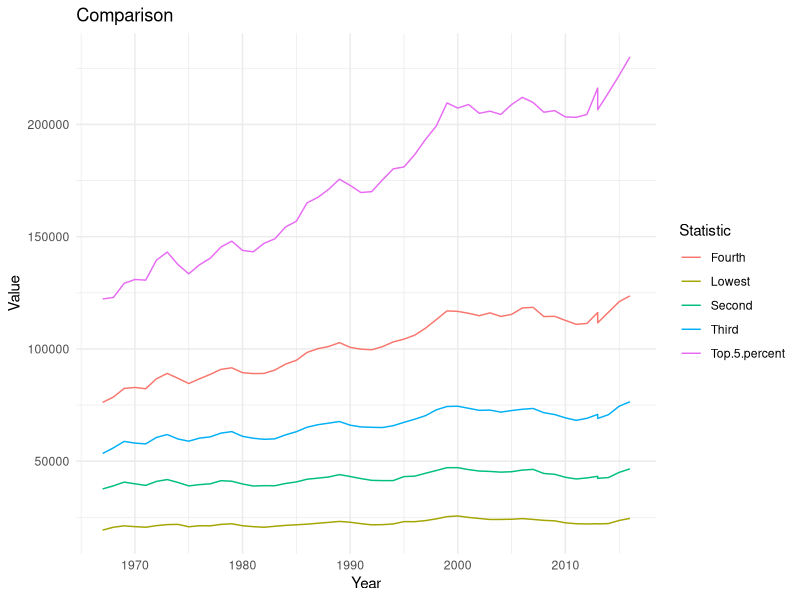

Here is the R script that generated this plot:
## ---- chunk 1
library(broom)
library(tidyverse)
library(magrittr)
household_data <- read.csv("household-income-us-historical_csv.csv")
## ---- chunk 2
# Rearrange the columns
long_data <- pivot_longer(household_data,  cols = -c(Year, Number..thousands.), 
  names_to = "Statistic", 
  values_to = "Value")
# Visualize
ggplot(long_data, aes(x = Year, y = Value, color = Statistic, group = Statistic)) +
  geom_line() + 
  theme_minimal() + 
  labs(title = "Comparison", x = "Year", y = "Value")
## ---- chunk 3
# Calculate
res <- max(household_data$Top.5.percent-household_data$Lowest)
print(res)
